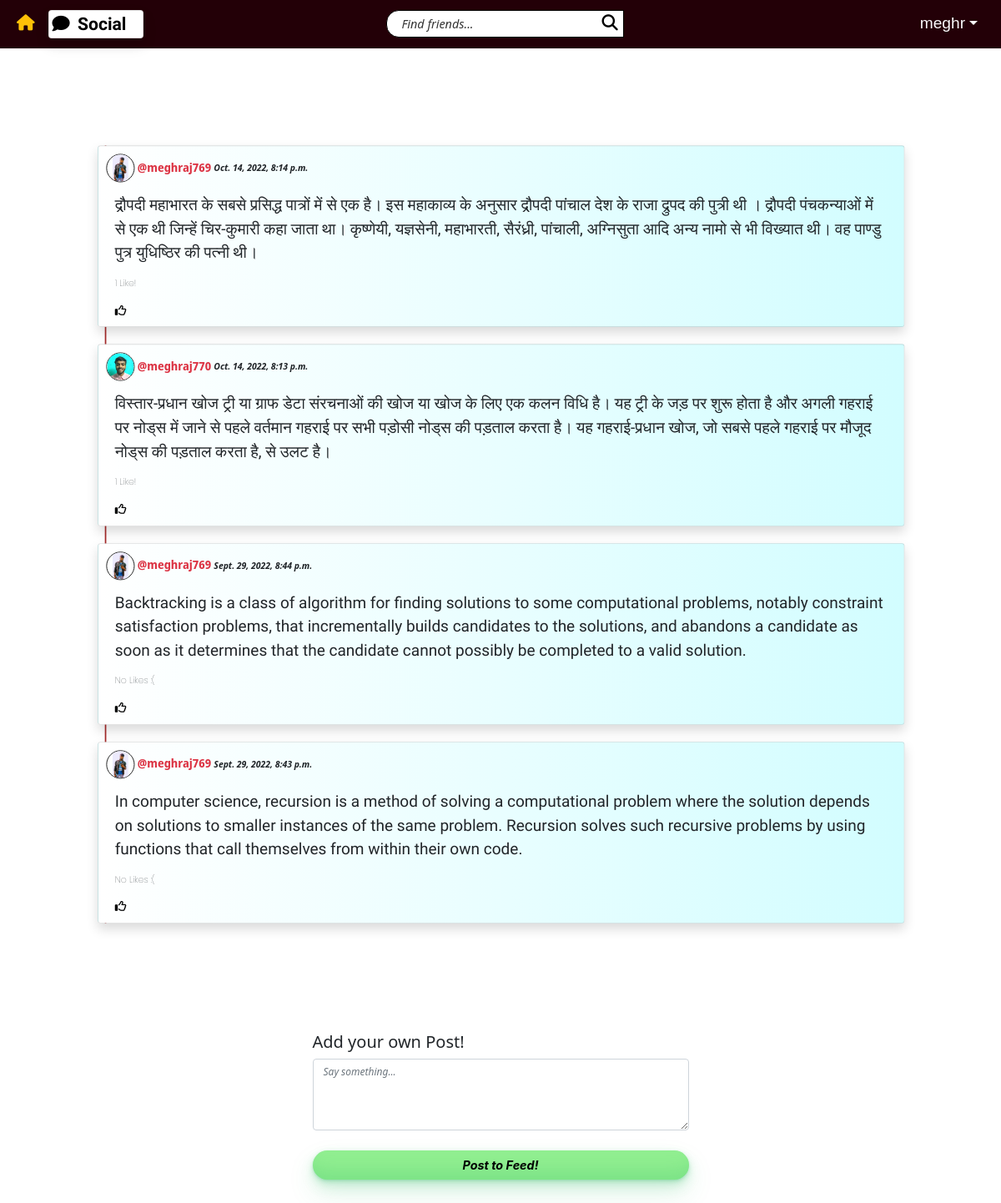
The page /social/ (signed in) on the database as committed earlier.
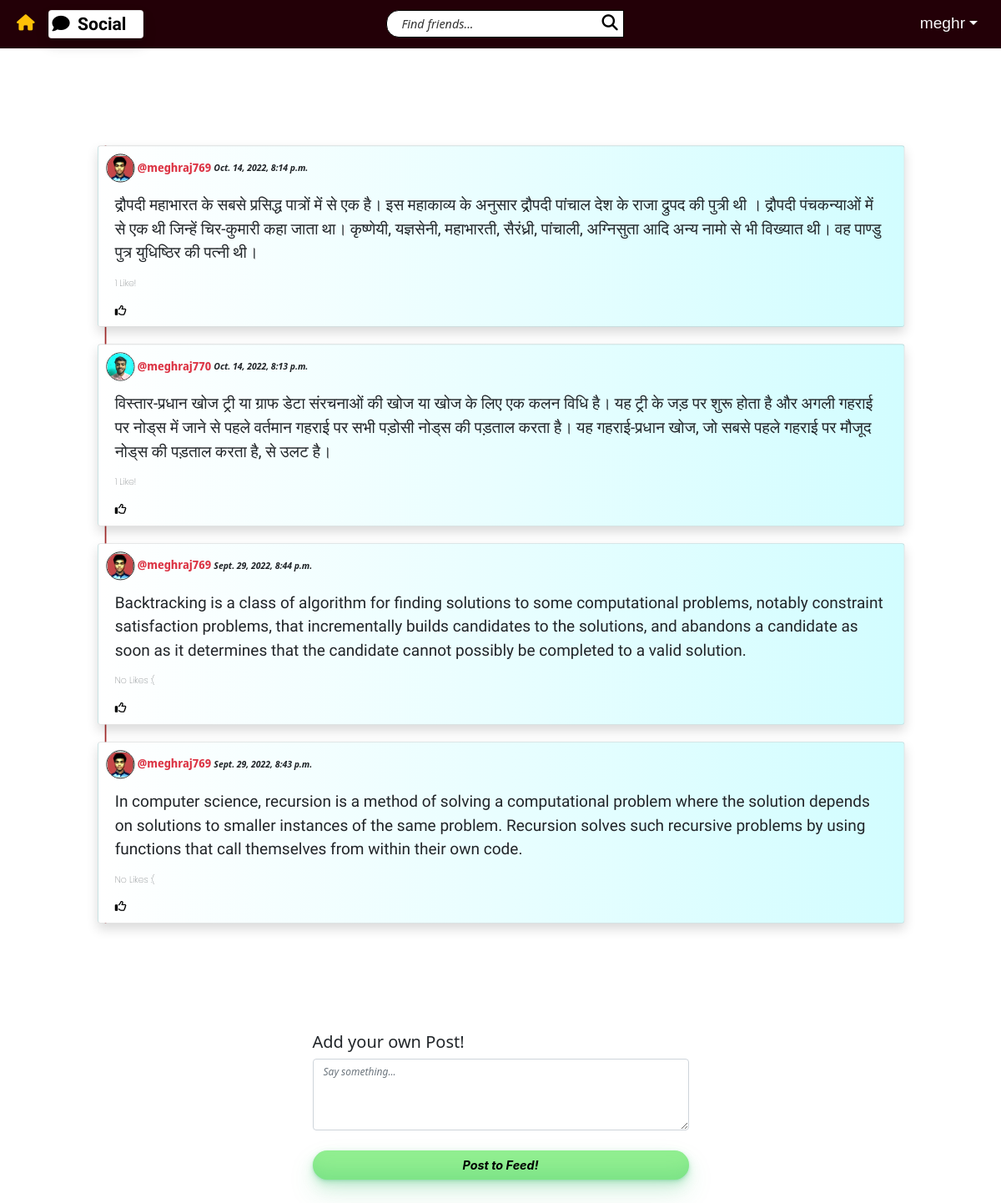
The same page on the database as committed later.
### main/models.py (models this page shows, shortened)
class Post(models.Model):
    body = models.TextField()
    created_on = models.DateTimeField(default=timezone.now)
    author = models.ForeignKey(User, on_delete=models.CASCADE)
    likers = models.ManyToManyField(User, blank=True, related_name='likers')
    does_like = models.BooleanField(default=False)
    likes = 0
    @property
    def returnlikes(self):
        likes = len(self.likers.all())
        if likes==0:
            return 'No Likes :('
        if likes==1:
            return '1 Like!'
        return str(likes)+' Likes!'

class UserProfile(models.Model):
    user = models.OneToOneField(User, primary_key = True, on_delete=models.CASCADE, verbose_name='user', related_name='profile')
    name = models.CharField(max_length=30, blank=True, null=True)
    bio = models.TextField(max_length=300, null=True, blank=True)
    birth_date = models.DateField(null=True)
    picture = models.ImageField(blank=True, null=True, default='uploads/profile_pictures/default.jpg', upload_to='uploads/profile_pictures')
    followers = models.ManyToManyField(User, blank=True, related_name='followers')

### main/views.py (the view, shortened to what this page needs)
# urls.py: path('', PostList.as_view(), name='post_list'),
class PostList(LoginRequiredMixin, View):
	def get(self, request, *args, **kwargs):
		logged_in_user_id = request.user.id
		posts = Post.objects.filter(
			author__profile__followers__in = [logged_in_user_id]
		).order_by('-created_on')
		form = PostForm()
		for post in posts:
			post.does_like = request.user in post.likers.all()
			post.likes = len(post.likers.all())
		context = {
			'post_list' : posts,
			'form' : form,
		}
		return render(request, 'main/post_list.html', context)

### main/forms.py
class PostForm(forms.ModelForm):
    body = forms.CharField(
        label='',
        widget=forms.Textarea(attrs={
            'rows': 3,
            'placeholder': 'Say something...',
        })
    )
    class Meta:
        model = Post
        fields = ['body']

### main/templates/main/post_list.html (shortened to what this page needs)
{% extends 'landing/base.html' %}
{% load crispy_forms_tags %}
{% block content %}
<div class="container">
    <div class="list-wrapper">
        {% for post in post_list %}
            <div class="card shadow mb-4 row pop-up">
                    <div class="author-time mb-3">
                        <a href="{% url 'profile' post.author.profile.pk %}" class="text-danger">
                        <img src="{{post.author.profile.picture.url}}" class="dp-mini">
                            @{{post.author}}
                        </a>
                        <span class="create-time">{{post.created_on}}</span>
                    </div>
                    <div class="position-relative">
                        <p class="post-body">{{ post.body }}</p>
                    </div>
                    <div>
                        <p class="user-name">{{post.returnlikes}}</p>
                        {% if post.does_like %}
                            <form action="{% url 'unlike' post.pk %}" method="POST">
                                {% csrf_token %}
                                <button class="like-btn"><i class="fa-solid fa-thumbs-up text-primary"></i></button>
                            </form>
                        {% else %}
                            <form action="{% url 'like' post.pk %}" method="POST">
                                <button class="like-btn"><i class="fa-regular fa-thumbs-up"></i></button>
                            </form>
                        {% endif %}
                    </div>
            </div>
            {% empty %}
            <div class="row card rounded">
                <div class="col-md-8 col-sm-12 mb-3 card shadow pop-up" style="width: 100%;">
                    <h5>No posts to show!</h5>
                </div>
            </div>
        {% endfor %}
    </div>
    <div class="row mt-5 justify-content-center">
        <div class="col-md-5 col-sm-12">
            <h5>Add your own Post!</h5>
        </div>
    </div>
    <div class="row mb-5 justify-content-center">
        <div class="col-md-5 col-sm-12">
            <form method="POST">
                {{ form | crispy }}
                <div class="d-grid gap-2 mt-4">
                    <button class="button-33" type="submit">Post to Feed!</button>
                </div>
            </form>
        </div>
    </div>
</div>
{% endblock %}

Rows that differ between the two databases and show on the page:
changed through a linked row, Post "Oct. 14, 2022, 8:14 p.m.": author.profile.picture: a different picture
changed through a linked row, Post "Sept. 29, 2022, 8:44 p.m.": author.profile.picture: a different picture
changed through a linked row, Post "Sept. 29, 2022, 8:43 p.m.": author.profile.picture: a different picture
